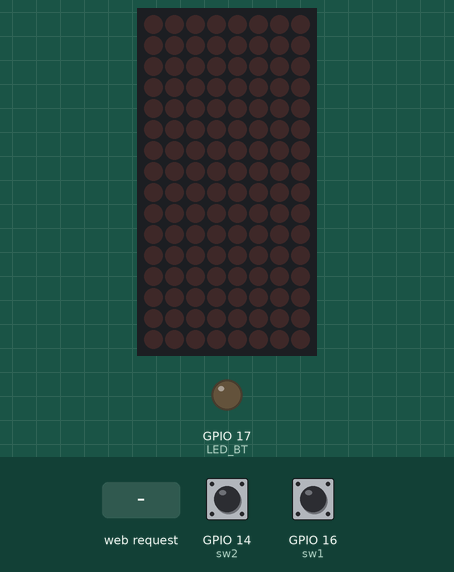
A sketch run on a simulated ESP32. On the bench: 16×8 LED matrix, output pins drawn as LEDs (lit = HIGH). The test bench sets the inputs (shaded band); at power-on: GPIO 14 (sw2) HIGH, GPIO 16 (sw1) HIGH. WiFi joins after 1.5 s; servers stay silent unless stated; what the sketch prints to the serial monitor is not drawn.

Above: at 2.7 s.
2.8 s: GPIO 14 (sw2) pulled LOW for 0.15 s
At 4.1 s:
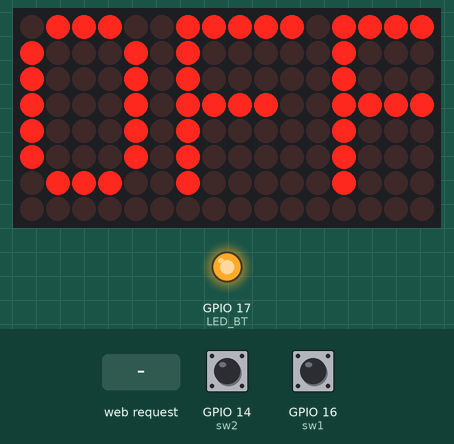
5.3 s: GPIO 16 (sw1) pulled LOW for 0.15 s
At 7.2 s:
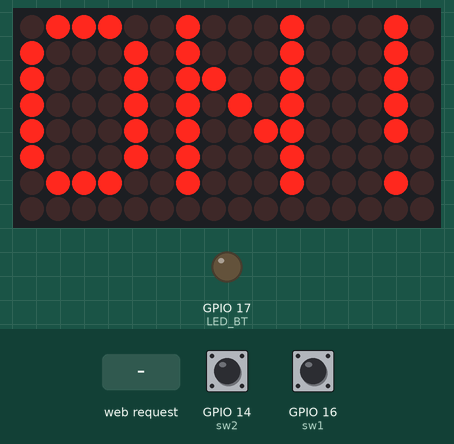
9.3 s: HTTP request GET /17/off received
At 9.7 s:
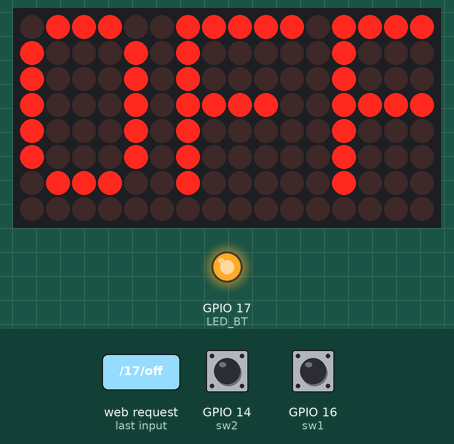
10.8 s: GPIO 16 (sw1) pulled LOW for 1 s
At 11.6 s:
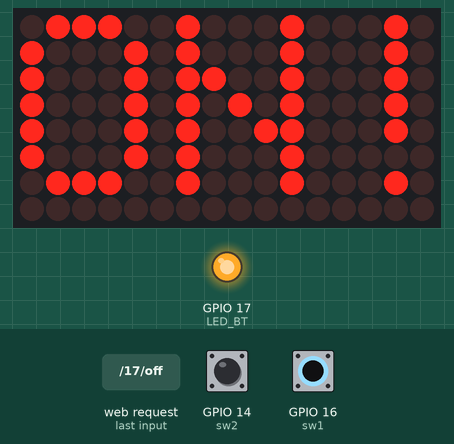
13.3 s: GPIO 14 (sw2) pulled LOW for 1 s
At 13.7 s:
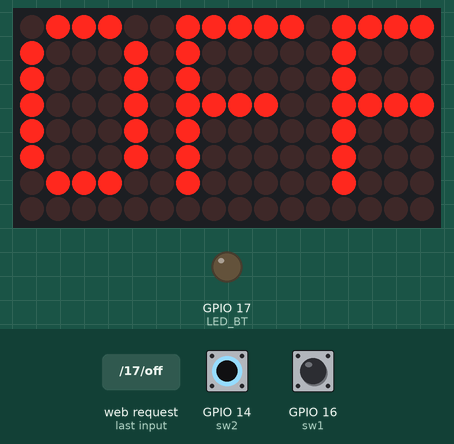
Timing chart, 0 to 16.3 s (numbered marks = the images above; inputs shaded):
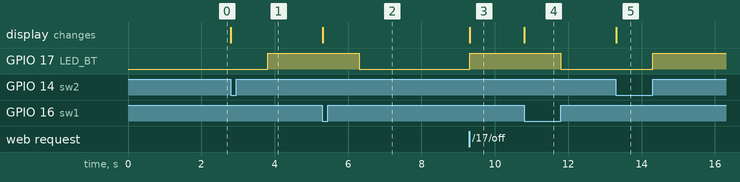

Measured:
- after the input at 2.8 s, GPIO 17 (LED_BT): LOW → HIGH after 1.0 s; the display: changes at once (image 1)
- after the input at 5.3 s, GPIO 17 (LED_BT): HIGH → LOW after 1.0 s; the display: changes at once (image 2)
- after the input at 9.3 s, GPIO 17 (LED_BT): LOW → HIGH at once; the display: changes at once (image 3)
- after the input at 10.8 s, GPIO 17 (LED_BT): HIGH → LOW after 1.0 s; the display: changes at once (image 4)
- after the input at 13.3 s, GPIO 17 (LED_BT): LOW → HIGH after 1.0 s; the display: changes at once (image 5)

The sketch:

Embebed-KB.ino
```cpp
//เครื่องควบคุมเมื่อมีการกด SW1 ให้หลอด BT LED "On" แสดงสถานะทำงานที่ 16*8 Matrix Display
//และเมื่อมีการกด SW2 ให้หลอด BT LED "Off" แสดงสถานะทำงานที่ 16*8 Matrix Display
//โดยแสดงสถานะ BT LED ทำงานบนเครือข่ายอินเตอร์เน็ต

#include <WiFi.h>
#include <Wire.h>
#include <Adafruit_GFX.h>
#include "Adafruit_LEDBackpack.h"
#define SEND_DELAY 200
Adafruit_8x16minimatrix matrix = Adafruit_8x16minimatrix();
// Replace with your network credentials
const char* ssid = "SANGTONG 2.4G";
const char* password = "042781418";

// Set web server port number to 80
WiFiServer server(80);

// Variable to store the HTTP request
String header;

// Auxiliar variables to store the current output state
String LED_BT_State = "off";
const int sw1 = 16;
const int sw2 = 14;
const int LED_BT = 17;
// Assign output variables to GPIO pins
//const int output26 = 17;
// Current time
unsigned long currentTime = millis();
// Previous time
unsigned long previousTime = 0;
// Define timeout time in milliseconds (example: 2000ms = 2s)
const long timeoutTime = 2000;


void setup() {
  Serial.begin(115200);
  Wire1.begin(4, 5);
  matrix.begin(0x70);
  pinMode(sw1, INPUT_PULLUP);
  pinMode(sw2, INPUT_PULLUP);

  pinMode(LED_BT, OUTPUT);
  digitalWrite(LED_BT, LOW);
  Serial.print("Connecting to ");
  Serial.println(ssid);
  WiFi.begin(ssid, password);
  while (WiFi.status() != WL_CONNECTED) {
    delay(500);
    Serial.print(".");
  }
  // Print local IP address and start web server
  Serial.println("");
  Serial.println("WiFi connected.");
  Serial.println("IP address: ");
  Serial.println(WiFi.localIP());
  server.begin();
}

void loop() {

  WiFiClient client = server.available();   // Listen for incoming clients

  matrix.setRotation(1);
  matrix.setTextSize(1);
  matrix.setTextWrap(false);
  matrix.setTextColor(LED_ON);
  matrix.setCursor(0, 0);
  matrix.writeDisplay();
  int sw1Val = digitalRead(sw1);
  int sw2Val = digitalRead(sw2);

  if (sw1Val == LOW) {
    matrix.clear();
    matrix.print("ON!");
    matrix.writeDisplay();
    Serial.println("ON");
    delay(1000);
    digitalWrite(LED_BT, LOW);
    client.println("<p><a href=\"/17/on\"><button class=\"button\">BLUETOOTH-ON</button></a></p>");
  }
  else if (sw2Val == LOW) {
    matrix.clear();
    matrix.print("OFF!");
    matrix.writeDisplay();
    Serial.println("OFF");
    delay(1000);
    digitalWrite(LED_BT, HIGH);

    client.println("<p><a href=\"/17/off\"><button class=\"button button2\">BLUETOOTH-OFF</button></a></p>");
  }

  if (client) {                             // If a new client connects,
    currentTime = millis();
    previousTime = currentTime;
    Serial.println("New Client.");          // print a message out in the serial port
    String currentLine = "";                // make a String to hold incoming data from the client
    while (client.connected() && currentTime - previousTime <= timeoutTime) {  // loop while the client's connected
      currentTime = millis();
      if (client.available()) {             // if there's bytes to read from the client,
        char c = client.read();             // read a byte, then
        Serial.write(c);                    // print it out the serial monitor
        header += c;
        if (c == '\n') {                    // if the byte is a newline character
          // if the current line is blank, you got two newline characters in a row.
          // that's the end of the client HTTP request, so send a response:
          if (currentLine.length() == 0) {
            // HTTP headers always start with a response code (e.g. HTTP/1.1 200 OK)
            // and a content-type so the client knows what's coming, then a blank line:
            client.println("HTTP/1.1 200 OK");
            client.println("Content-type:text/html");
            client.println("Connection: close");
            client.println();

            // turns the GPIOs on and off
            if (header.indexOf("GET /17/on") >= 0) {
              Serial.println("ON");
              LED_BT_State = "on";

            } else if (header.indexOf("GET /17/off") >= 0) {
              Serial.println("OFF");
              LED_BT_State = "off";
            }

            // Display the HTML web page
            client.println("<!DOCTYPE html><html>");
            client.println("<head><meta name=\"viewport\" content=\"width=device-width, initial-scale=1\">");
            client.println("<link rel=\"icon\" href=\"data:,\">");
            // CSS to style the on/off buttons
            // Feel free to change the background-color and font-size attributes to fit your preferences
            client.println("<style>html { font-family: Helvetica; display: inline-block; margin: 0px auto; text-align: center;}");
            client.println(".button { background-color: #4CAF50; border: none; color: white; padding: 16px 40px;");
            client.println("text-decoration: none; font-size: 30px; margin: 2px; cursor: pointer;}");
            client.println(".button2 {background-color: #555555;}</style></head>");

            // Web Page Heading
            client.println("<body><h1>BLUETOOTH ON/OFF</h1>");
            client.println("<p>LED_BT - State " + LED_BT_State + "</p>");
            if (LED_BT_State == "off") {
              matrix.clear();
              matrix.print("OFF!");
              matrix.writeDisplay();
              digitalWrite(LED_BT, HIGH);
              client.println("<p><a href=\"/17/on\"><button class=\"button\">BLUETOOTH-ON</button></a></p>");
            } else {
              matrix.clear();
              matrix.print("ON!");
              matrix.writeDisplay();
              digitalWrite(LED_BT, LOW);
              client.println("<p><a href=\"/17/off\"><button class=\"button button2\">BLUETOOTH-OFF</button></a></p>");
            }
            // The HTTP response ends with another blank line
            client.println();
            // Break out of the while loop
            break;
          } else { // if you got a newline, then clear currentLine
            currentLine = "";
          }
        } else if (c != '\r') {  // if you got anything else but a carriage return character,
          currentLine += c;      // add it to the end of the currentLine
        }
      }
    }
    // Clear the header variable
    header = "";

    Serial.println("");

  }
}
```
